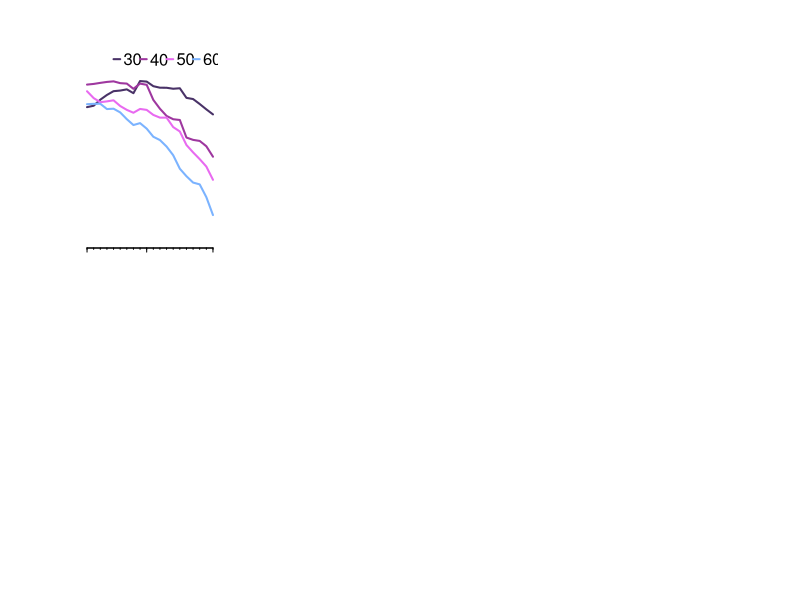

This chart was generated by the following R code: (Note: this script raises an error after producing the figure.)
#-----------
# training period
# length and timing
#-----------
#
######################################################
## data_daily_all: daily case counts/sample counts, incidence-based Rt; 
##                 daily Ct mean, median and skewness (imputed)
##                 subset of the "Figure 1" data in source data file
######################################################
# read in "data_daily_all.csv"
daily.linelist <- read.csv("data_daily_all.csv",as.is=T)
#
# set up time period for selection training periods
startdate <- c("2020-07-01","2020-11-10")
enddate.for.plot <- as.Date(startdate)+60+20-1
#
days.select <- c(30,40,50,60) # covering XX days
r.sqr.mat <- matrix(NA,20,8)  
case.period <- list()
for (i in 1:2){ # for wave 3 and wave 4
        date.seq <- seq(as.Date(startdate[i]),as.Date(enddate.for.plot[i]),1)
        df.take <- daily.linelist[daily.linelist$date%in%as.character(date.seq),]
        case.period[[i]] <- df.take
        for (n in 1:4){ # 4 length of days covered in the training set
                for (k in 1:20){ # 20 sets each
                        df.tmp <- df.take[k:(k+days.select[n]),]
                        lm.tmp <- 
                                lm(log(local.rt.mean)~mean+skewness.imputed,
                                   data=df.tmp)
                        r.sqr.mat[k,4*(i-1)+n] <- summary(lm.tmp)$adj.r.square
                }
        }
}
#
#----------
## plot out
pdf("ED_Fig_5.pdf",height = 7,width = 11)
par(mar=c(4,4,2,3)+0.1)
fig.list <- list(c(0,0.35,0.45,1),
                 c(0,0.35,0,0.55),
                 c(0.3,1,0.45,1),
                 c(0.3,1,0,0.55))
col.plot <- c("#493267","#9e379f","#e86af0","#7bb3ff")
leg.here <- c("a","b","c","d")
#
for (i in 1:2){
        if (i == 1){
                par(fig=fig.list[[i]])
        } else {
                par(fig=fig.list[[i]],new=T)
        }
        plot(NA,xlim=c(1,20),ylim=c(0,1),xlab=NA,ylab=NA,axes = F,main=NA)
        for (n in 1:4){
                lines(1:20,r.sqr.mat[,4*(i-1)+n],col=col.plot[n],lwd=2)  
                if (i == 1){
                        lines(c(5,6)+4*(n-1),rep(0.95,2),col=col.plot[n],lwd=2)
                        text(6.5+4*(n-1),0.95,days.select[n],adj=0)
                }
        }
        #
        date.extract <- as.Date(startdate[i])+0:19
        date.write <- date.extract[1]
        for (d in 1:20){
                if (d%%10==0){
                        date.write <- c(date.write,date.extract[d])  
                }
        }
        axis(1,at=1:20,labels = rep(NA,20),tck=-.01)
        axis(1,at=which(date.extract%in%date.write),
             labels = rep(NA,length(date.write)),tck=-.03)
        for (dd in 1:length(date.write)){
                day.tmp <- day(date.write[dd])
                month.tmp <- month(date.write[dd])
                mtext(paste0(day.tmp,"/",month.tmp),side = 1,
                      at=which(date.extract==date.write[dd])-.5,line=.5)
        }
        if (i == 2){
                mtext("Start date of the training period",side=1,line=1.7)  
        }
        #
        axis(2,las=1)
        mtext("Adjusted R square",side=2,line=2.5)
        lines(c(0.5,20.5),rep(0.7,2),lty=2,col="dark grey")
        #
        mtext(leg.here[i],side=3,adj=0,line=0,font=2,cex=1.3)
}
#
for (i in 1:2){
        df.tmp <- case.period[[i]]
        par(fig=fig.list[[i+2]],new=T)
        plot(NA,xlim=c(0,(nrow(df.tmp)-1)),ylim=c(0,150),xlab=NA,ylab=NA,
             axes = F,main=NA)
        # x-axis
        axis(1,at=0:(nrow(df.tmp)-1),tck=-0.01,
             labels = rep(NA,length(0:(nrow(df.tmp)-1))))
        date.vec <- as.character(df.tmp$date[1])
        for (d in 1:nrow(df.tmp)){
                if (d%%7==0){
                        date.vec <- c(date.vec,as.character(df.tmp$date[d]))
                }
        }
        axis(1,at=which(as.character(df.tmp$date)%in%date.vec)-1,
             labels = rep(NA,length(date.vec)),tck=-0.03)
        for (n in 1:length(date.vec)){ # x-label 
                day.tmp <- day(date.vec[n])
                month.tmp <- month(date.vec[n])
                mtext(paste0(day.tmp,"/",month.tmp),side = 1,
                      at=which(as.character(df.tmp$date)==date.vec[n])-1,line=.7)
        }
        if (i == 2){
                mtext("Date",side=1,line=1.7)
        }
        # background
        for (nn in 1:4){ # 4 alternative lengths
                start.background <- which.max(r.sqr.mat[,4*(i-1)+nn])
                polygon(c(rep(start.background-1,2),
                          rep(start.background+days.select[nn]-1,2)),
                        c(0,153-3*nn,153-3*nn,0),col=alpha(col.plot[nn],.15),border=F)
                #
        }
        # case count and record count
        for (j in 1:nrow(df.tmp)){
                # all cases
                polygon(c(rep(j-1.5,2),rep(j-0.5,2)),c(0,rep(df.tmp$all.cases[j],2),0),
                        col="#dad5d4",border="white")
                # all records
                polygon(c(rep(j-1.5,2),rep(j-0.5,2)),c(0,rep(df.tmp$records[j],2),0),
                        col=alpha("orange",.35),border="white")
                
        }
        #
        # legend
        if (i == 1){
                polygon(c(53,53,55,55),c(150,144,144,150),
                        col="#dad5d4",border = "white")
                text(55.5,147,"Confirmed cases",adj=0)
                polygon(c(53,53,55,55),c(140,134,134,140),
                        col=alpha("orange",.3),border = "white")
                text(55.5,137,"Tested samples",adj=0)
        }
        #
        axis(2,at=0:5*30,las=1)
        mtext("Numbers",side=2,line=2.5)
        mtext(leg.here[i+2],side=3,adj=0,line=0,font=2,cex=1.3)
}
##
dev.off()
##
#####

## end of script

#####
